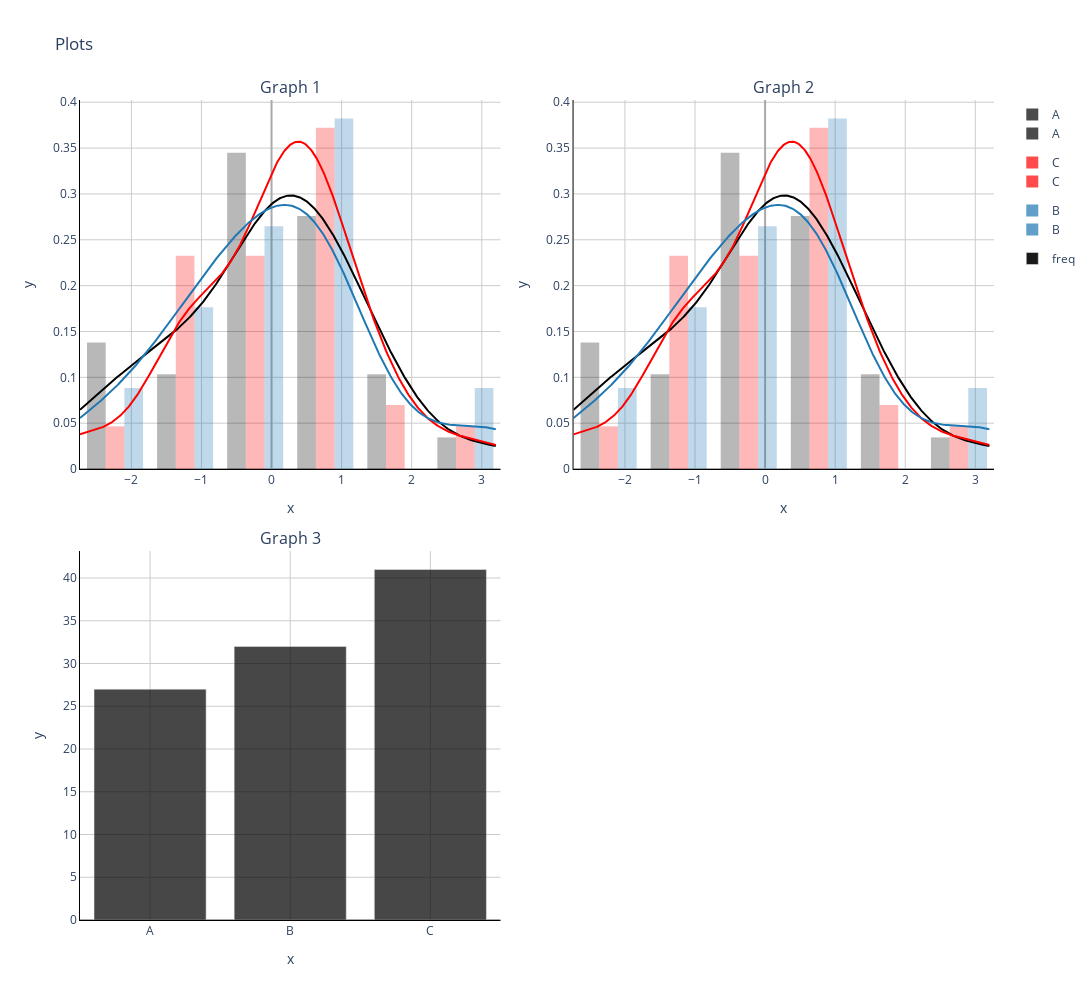

The code cell stored with this chart in its notebook:
### Code cell
plotlymodex.subplot(figs=[fig, fig, fig_])

### Figure 1 — Plotly figure (JSON) as saved in the notebook; plotly's stock layout.template omitted (floating-point values rounded to 4 significant figures; data arrays with more than 128 entries replaced by an {"elided": "..."} marker saying what was removed)
{"data": [{"autobinx": false, "histnorm": "probability density", "hovertemplate": "x: %{x}<br>y: %{y}", "legendgroup": "A", "marker": {"color": "black", "opacity": 0.4}, "name": "A", "opacity": 0.7, "type": "histogram", "x": [0.6302, -0.5778, -1.956, -0.04782, 0.6972, -0.5176, -2.476, 0.355, 1.398, 0.1519, -1.744, -1.333, -0.3077, -1.334, 1.886, -1.371, -0.02979, 1.079, 0.5315, -0.04572, 0.1906, 0.4266, 0.2585, -0.55, 0.931, 1.104, 1.438, -2.733, 3.212], "xaxis": "x", "xbins": {"end": 3.212, "size": 1, "start": -2.733}, "yaxis": "y"}, {"autobinx": false, "histnorm": "probability density", "hovertemplate": "x: %{x}<br>y: %{y}", "legendgroup": "C", "marker": {"color": "red", "opacity": 0.4}, "name": "C", "opacity": 0.7, "type": "histogram", "x": [0.2662, 1.016, 0.2068, 1.172, -1.305, 2.559, -0.2062, -0.1451, 1.786, 0.668, -2.733, 1.526, 0.4486, -0.9989, 0.9607, 0.2961, 0.7887, 0.3699, 0.03248, -1.515, 0.8059, 1.439, 0.4782, 0.4149, 0.1909, 0.5103, -1.248, 0.5673, -1.417, -0.1459, 1.202, -0.898, -1.275, 0.5463, -0.2429, 0.15, -0.9725, 0.1668, -0.8016, -0.9875, 0.336, -2.733, 3.212], "xaxis": "x", "xbins": {"end": 3.212, "size": 1, "start": -2.733}, "yaxis": "y"}, {"autobinx": false, "histnorm": "probability density", "hovertemplate": "x: %{x}<br>y: %{y}", "legendgroup": "B", "marker": {"color": "#1F77B4", "opacity": 0.4}, "name": "B", "opacity": 0.7, "type": "histogram", "x": [-1.437, 0.5931, -0.2491, 0.7819, 3.212, 0.4687, 0.6025, -0.5194, -2.558, -0.6123, 0.8621, -1.577, -0.7225, 0.03386, 0.3574, -0.2233, -0.298, 2.378, 0.6065, 0.3228, -0.2101, -1.927, 1.236, 1.212, -0.2867, -1.175, 1.061, 0.6794, -1.085, -0.7606, 0.5372, -1.491, -2.733, 3.212], "xaxis": "x", "xbins": {"end": 3.212, "size": 1, "start": -2.733}, "yaxis": "y"}, {"hovertemplate": "x: %{x}<br>y: %{y}", "legendgroup": "A", "marker": {"color": "black", "opacity": 0.4}, "mode": "lines", "name": "A", "showlegend": false, "type": "scatter", "x": {"elided": "500 float values"}, "xaxis": "x", "y": {"elided": "500 float values"}, "yaxis": "y"}, {"hovertemplate": "x: %{x}<br>y: %{y}", "legendgroup": "C", "marker": {"color": "red", "opacity": 0.4}, "mode": "lines", "name": "C", "showlegend": false, "type": "scatter", "x": {"elided": "500 float values"}, "xaxis": "x", "y": {"elided": "500 float values"}, "yaxis": "y"}, {"hovertemplate": "x: %{x}<br>y: %{y}", "legendgroup": "B", "marker": {"color": "#1F77B4", "opacity": 0.4}, "mode": "lines", "name": "B", "showlegend": false, "type": "scatter", "x": {"elided": "500 float values"}, "xaxis": "x", "y": {"elided": "500 float values"}, "yaxis": "y"}, {"autobinx": false, "histnorm": "probability density", "hovertemplate": "x: %{x}<br>y: %{y}", "legendgroup": "A", "marker": {"color": "black", "opacity": 0.4}, "name": "A", "opacity": 0.7, "type": "histogram", "x": [0.6302, -0.5778, -1.956, -0.04782, 0.6972, -0.5176, -2.476, 0.355, 1.398, 0.1519, -1.744, -1.333, -0.3077, -1.334, 1.886, -1.371, -0.02979, 1.079, 0.5315, -0.04572, 0.1906, 0.4266, 0.2585, -0.55, 0.931, 1.104, 1.438, -2.733, 3.212], "xaxis": "x2", "xbins": {"end": 3.212, "size": 1, "start": -2.733}, "yaxis": "y2"}, {"autobinx": false, "histnorm": "probability density", "hovertemplate": "x: %{x}<br>y: %{y}", "legendgroup": "C", "marker": {"color": "red", "opacity": 0.4}, "name": "C", "opacity": 0.7, "type": "histogram", "x": [0.2662, 1.016, 0.2068, 1.172, -1.305, 2.559, -0.2062, -0.1451, 1.786, 0.668, -2.733, 1.526, 0.4486, -0.9989, 0.9607, 0.2961, 0.7887, 0.3699, 0.03248, -1.515, 0.8059, 1.439, 0.4782, 0.4149, 0.1909, 0.5103, -1.248, 0.5673, -1.417, -0.1459, 1.202, -0.898, -1.275, 0.5463, -0.2429, 0.15, -0.9725, 0.1668, -0.8016, -0.9875, 0.336, -2.733, 3.212], "xaxis": "x2", "xbins": {"end": 3.212, "size": 1, "start": -2.733}, "yaxis": "y2"}, {"autobinx": false, "histnorm": "probability density", "hovertemplate": "x: %{x}<br>y: %{y}", "legendgroup": "B", "marker": {"color": "#1F77B4", "opacity": 0.4}, "name": "B", "opacity": 0.7, "type": "histogram", "x": [-1.437, 0.5931, -0.2491, 0.7819, 3.212, 0.4687, 0.6025, -0.5194, -2.558, -0.6123, 0.8621, -1.577, -0.7225, 0.03386, 0.3574, -0.2233, -0.298, 2.378, 0.6065, 0.3228, -0.2101, -1.927, 1.236, 1.212, -0.2867, -1.175, 1.061, 0.6794, -1.085, -0.7606, 0.5372, -1.491, -2.733, 3.212], "xaxis": "x2", "xbins": {"end": 3.212, "size": 1, "start": -2.733}, "yaxis": "y2"}, {"hovertemplate": "x: %{x}<br>y: %{y}", "legendgroup": "A", "marker": {"color": "black", "opacity": 0.4}, "mode": "lines", "name": "A", "showlegend": false, "type": "scatter", "x": {"elided": "500 float values"}, "xaxis": "x2", "y": {"elided": "500 float values"}, "yaxis": "y2"}, {"hovertemplate": "x: %{x}<br>y: %{y}", "legendgroup": "C", "marker": {"color": "red", "opacity": 0.4}, "mode": "lines", "name": "C", "showlegend": false, "type": "scatter", "x": {"elided": "500 float values"}, "xaxis": "x2", "y": {"elided": "500 float values"}, "yaxis": "y2"}, {"hovertemplate": "x: %{x}<br>y: %{y}", "legendgroup": "B", "marker": {"color": "#1F77B4", "opacity": 0.4}, "mode": "lines", "name": "B", "showlegend": false, "type": "scatter", "x": {"elided": "500 float values"}, "xaxis": "x2", "y": {"elided": "500 float values"}, "yaxis": "y2"}, {"hovertemplate": "x: %{x}<br>y: %{y}", "marker": {"color": "rgba(0, 0, 0, 0.9)", "opacity": 0.8}, "name": "freq", "type": "bar", "x": ["A", "B", "C"], "xaxis": "x3", "y": [27, 32, 41], "yaxis": "y3"}], "layout": {"annotations": [{"font": {"size": 16}, "showarrow": false, "text": "Graph 1", "x": 0.23, "xanchor": "center", "xref": "paper", "y": 1, "yanchor": "bottom", "yref": "paper"}, {"font": {"size": 16}, "showarrow": false, "text": "Graph 2", "x": 0.77, "xanchor": "center", "xref": "paper", "y": 1, "yanchor": "bottom", "yref": "paper"}, {"font": {"size": 16}, "showarrow": false, "text": "Graph 3", "x": 0.23, "xanchor": "center", "xref": "paper", "y": 0.45, "yanchor": "bottom", "yref": "paper"}], "height": 1000, "paper_bgcolor": "white", "plot_bgcolor": "white", "title": {"text": "Plots"}, "width": 1400, "xaxis": {"anchor": "y", "domain": [0, 0.46], "gridcolor": "#CCCCCC", "linecolor": "black", "showgrid": true, "title": {"text": "x"}, "zerolinecolor": "#AAAAAA"}, "xaxis2": {"anchor": "y2", "domain": [0.54, 1], "gridcolor": "#CCCCCC", "linecolor": "black", "showgrid": true, "title": {"text": "x"}, "zerolinecolor": "#AAAAAA"}, "xaxis3": {"anchor": "y3", "domain": [0, 0.46], "gridcolor": "#CCCCCC", "linecolor": "black", "showgrid": true, "title": {"text": "x"}, "zerolinecolor": "#AAAAAA"}, "xaxis4": {"anchor": "y4", "domain": [0.54, 1], "gridcolor": "#CCCCCC", "linecolor": "black", "showgrid": true, "title": {"text": "x"}, "zerolinecolor": "#AAAAAA"}, "yaxis": {"anchor": "x", "domain": [0.55, 1], "gridcolor": "#CCCCCC", "linecolor": "black", "showgrid": true, "title": {"text": "y"}, "zerolinecolor": "#AAAAAA"}, "yaxis2": {"anchor": "x2", "domain": [0.55, 1], "gridcolor": "#CCCCCC", "linecolor": "black", "showgrid": true, "title": {"text": "y"}, "zerolinecolor": "#AAAAAA"}, "yaxis3": {"anchor": "x3", "domain": [0, 0.45], "gridcolor": "#CCCCCC", "linecolor": "black", "showgrid": true, "title": {"text": "y"}, "zerolinecolor": "#AAAAAA"}, "yaxis4": {"anchor": "x4", "domain": [0, 0.45], "gridcolor": "#CCCCCC", "linecolor": "black", "showgrid": true, "title": {"text": "y"}, "zerolinecolor": "#AAAAAA"}}}
